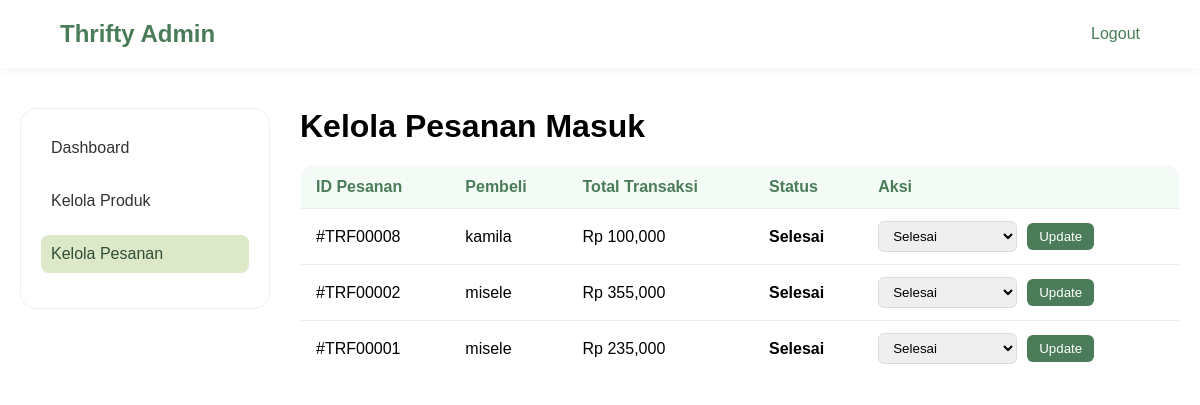
Screenshot of /index.php?page=admin-pesanan (signed in) with the database file from the repository.
### tables this page shows
CREATE TABLE `pesanan` (
  `id_pesanan` int NOT NULL AUTO_INCREMENT,
  `id_user` int NOT NULL,
  `tanggal` datetime DEFAULT CURRENT_TIMESTAMP,
  `total` int NOT NULL,
  `status` varchar(50) DEFAULT 'Menunggu COD',
  PRIMARY KEY (`id_pesanan`),
  KEY `fk_pesanan_user` (`id_user`),
  CONSTRAINT `fk_pesanan_user` FOREIGN KEY (`id_user`) REFERENCES `users` (`id_user`) ON DELETE CASCADE
);

CREATE TABLE `users` (
  `id_user` int NOT NULL AUTO_INCREMENT,
  `nama` varchar(100) NOT NULL,
  `email` varchar(100) NOT NULL,
  `password` varchar(255) NOT NULL,
  `no_wa` varchar(20) DEFAULT NULL,
  `alamat` text,
  `saldo` int DEFAULT '500000',
  `role` enum('user','admin') DEFAULT 'user',
  PRIMARY KEY (`id_user`),
  UNIQUE KEY `email` (`email`)
);

### app/controllers/AdminController.php (called while the page is built, shortened)
<?php
require_once 'config/database.php';
class AdminController {
    private $conn;
    public function __construct() {
        global $conn;
        $this->conn = $conn;
    }
    public function pesanan() {
        $orders = mysqli_query($this->conn, "SELECT p.*, u.nama FROM pesanan p JOIN users u ON p.id_user=u.id_user ORDER BY p.tanggal DESC");
        include 'app/views/admin/pesanan.php';
    }
}

### app/views/admin/pesanan.php (the view, shortened to what this page needs)
<!DOCTYPE html>
<html>
<head>
    <link rel="stylesheet" href="assets/css/global.css">
    <link rel="stylesheet" href="assets/css/checkout.css">
</head>
<body>
    <nav class="navbar">
        <div class="logo"><h2>Thrifty Admin</h2></div>
        <ul><li><a href="index.php?page=logout">Logout</a></li></ul>
    </nav>
    <div class="admin-wrapper">
        <div class="sidebar">
            <ul>
                <li><a href="index.php?page=admin-dashboard">Dashboard</a></li>
                <li><a href="index.php?page=admin-produk">Kelola Produk</a></li>
                <li><a href="index.php?page=admin-pesanan" class="active">Kelola Pesanan</a></li>
            </ul>
        </div>
        <div class="main-content">
            <h1>Kelola Pesanan Masuk</h1>
            <table>
                <thead>
                    <tr>
                        <th>ID Pesanan</th>
                        <th>Pembeli</th>
                        <th>Total Transaksi</th>
                        <th>Status</th>
                        <th>Aksi</th>
                    </tr>
                </thead>
                <tbody>
                    <?php while($row = mysqli_fetch_assoc($orders)): ?>
                    <tr>
                        <td>#TRF<?php echo str_pad($row['id_pesanan'], 5, '0', STR_PAD_LEFT); ?></td>
                        <td><?php echo $row['nama']; ?></td>
                        <td>Rp <?php echo number_format($row['total']); ?></td>
                        <td><strong><?php echo $row['status']; ?></strong></td>
                        <td>
                            <form method="POST" style="display: flex; gap: 10px; align-items: center;">
                                <select name="status">
                                    <option value="Selesai" <?php echo $row['status'] == 'Selesai' ? 'selected' : ''; ?>>Selesai</option>
                                </select>
                                <button type="submit" name="update_status" class="btn-update">Update</button>
                            </form>
                        </td>
                    </tr>
                    <?php endwhile; ?>
                </tbody>
            </table>
        </div>
    </div>
</body>
</html>

### assets/css/global.css (style rules this page uses)
* { margin:0; padding:0; box-sizing:border-box; font-family:'Poppins',sans-serif; }
body { background:#fff; }
a { text-decoration:none; color:#4A7C59; }
.navbar { display:flex; justify-content:space-between; align-items:center; padding:20px 60px; background:white; box-shadow:0 2px 10px rgba(0,0,0,.05); }
.navbar ul { list-style:none; display:flex; gap:25px; }
.logo { color:#4A7C59; }

### app/views/admin/pesanan.php (style rules this page uses)
.admin-wrapper { max-width: 1200px; margin: 40px auto; padding: 0 20px; display: flex; gap: 30px; }
.sidebar { width: 250px; background: #fff; border: 1px solid #eee; border-radius: 16px; padding: 20px; height: fit-content; }
.sidebar ul { list-style: none; padding: 0; }
.sidebar ul li { margin-bottom: 15px; }
.sidebar ul li a { display: block; padding: 10px; border-radius: 8px; color: #333; font-weight: 500; }
.sidebar ul li a.active, .sidebar ul li a:hover { background: #DDE8C8; color: #2D4D35; }
.main-content { flex: 1; }
table { width: 100%; border-collapse: collapse; margin-top: 20px; background: #fff; border-radius: 12px; overflow: hidden; border: 1px solid #eee; }
th, td { padding: 12px 15px; text-align: left; border-bottom: 1px solid #eee; }
th { background: #f4fbf6; color: #4A7C59; }
select { padding: 6px 10px; border-radius: 6px; border: 1px solid #ddd; }
.btn-update { background: #4A7C59; color: white; border: none; padding: 6px 12px; border-radius: 6px; cursor: pointer; }

### rows the page displays
pesanan: id_pesanan "00008", id_user.nama "kamila", total "100,000", status "Selesai"
pesanan: id_pesanan "00002", id_user.nama "misele", total "355,000", status "Selesai"
pesanan: id_pesanan "00001", id_user.nama "misele", total "235,000", status "Selesai"
